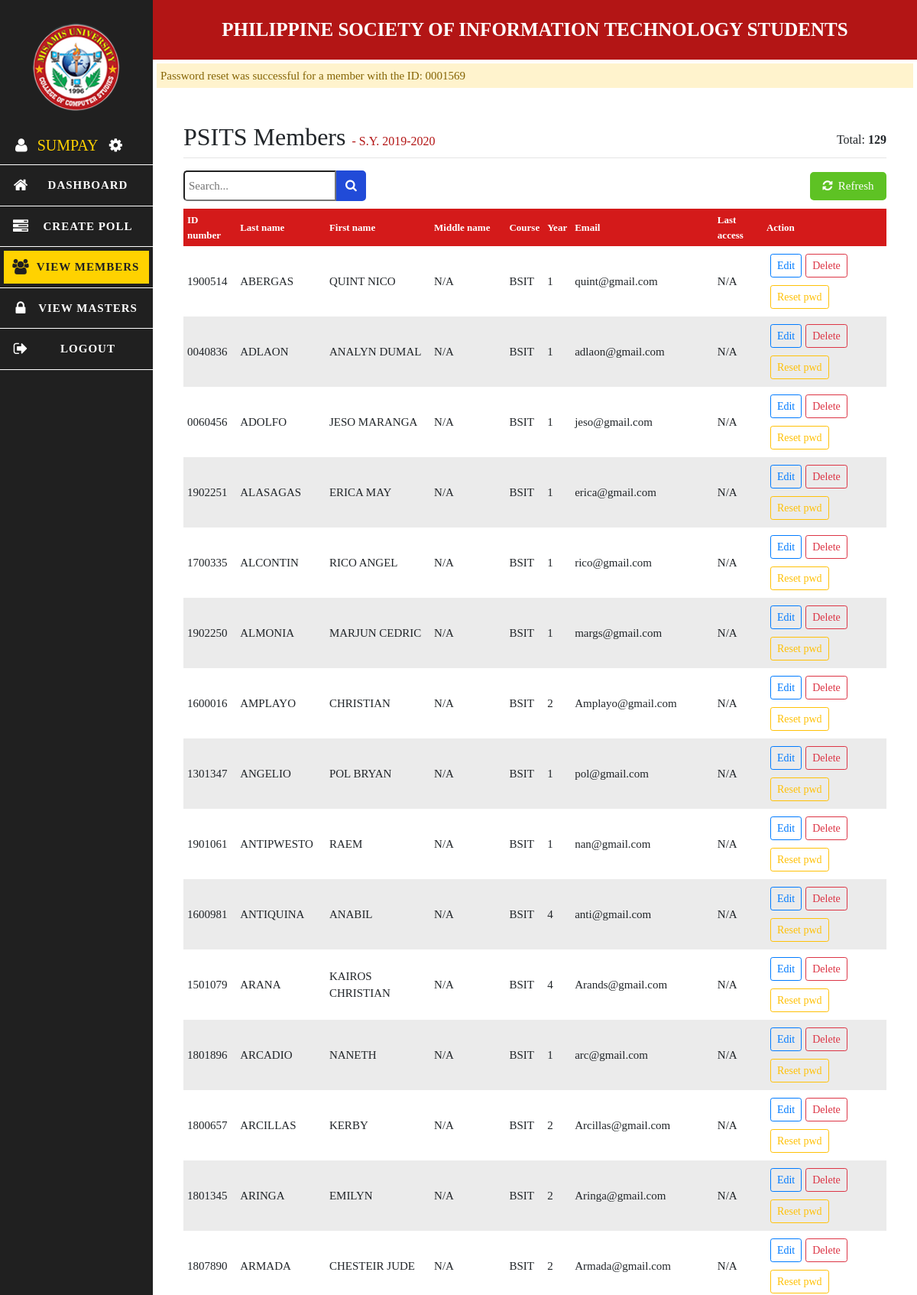
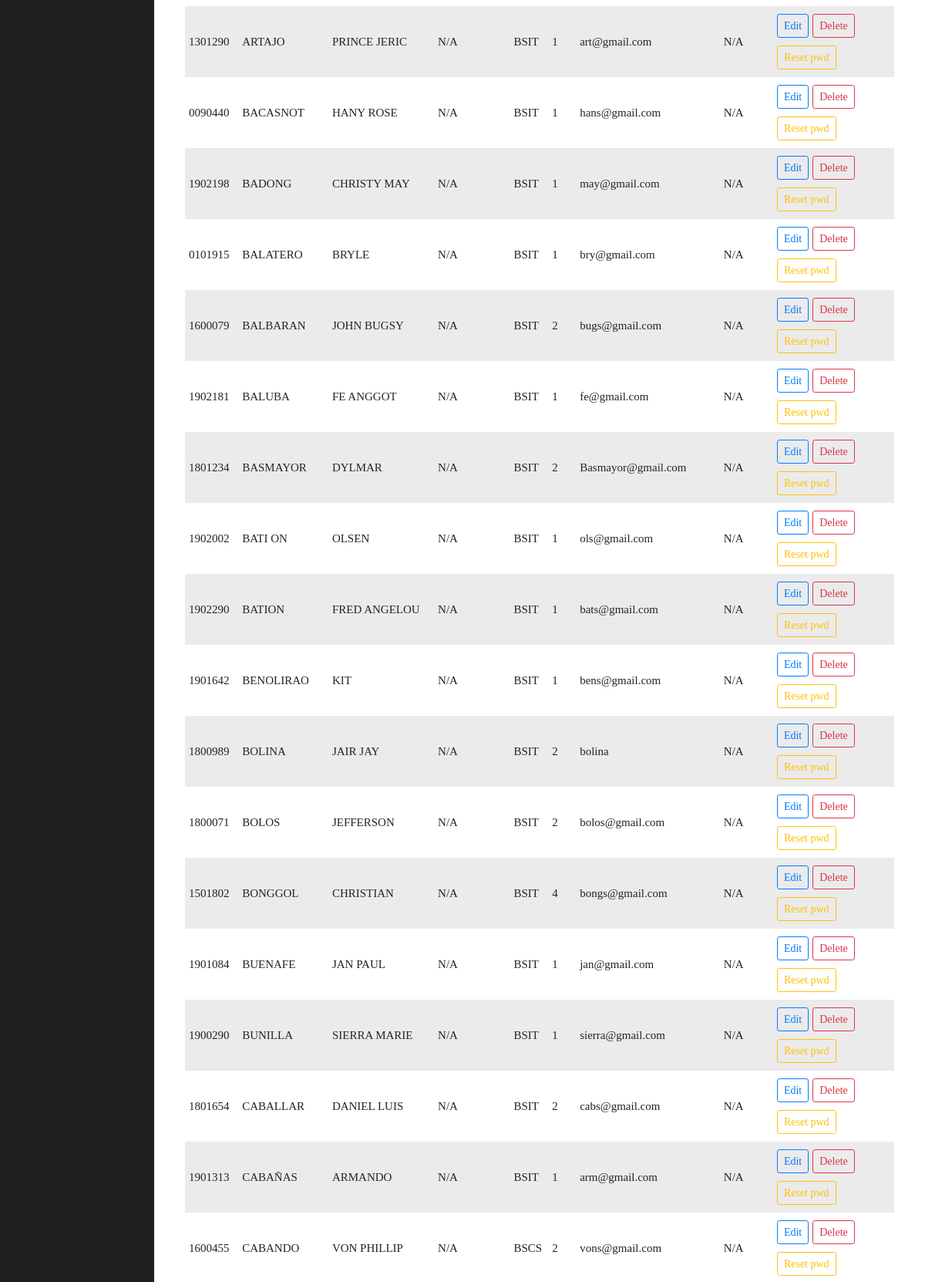
The app's page /master/viewmembers.php?resetpass=success (signed in, upper part) with its own data (2 pictures, top to bottom).
### tables this page shows
CREATE TABLE `member` (
  `idnum` varchar(7) NOT NULL,
  `lastname` varchar(30) NOT NULL,
  `firstname` varchar(50) NOT NULL,
  `midname` varchar(30) DEFAULT NULL,
  `course_id` int(1) NOT NULL,
  `year` int(1) NOT NULL,
  `email` varchar(50) NOT NULL,
  `last_access` date DEFAULT NULL,
  `password` varchar(100) DEFAULT NULL
);

CREATE TABLE `course` (
  `id` int(1) NOT NULL,
  `course_name` varchar(4) NOT NULL
);

### master/viewmembers.php (the view, shortened to what this page needs)
<!DOCTYPE html>
<html lang="en">
<head>
    <link rel="stylesheet" href="../css/main.css" />
    <link rel="stylesheet" href="../css/mobile.css" />
    <link rel="stylesheet" href="../css/styles-masters/css-viewmembers.css" />
    <link rel="stylesheet" href="../css/styles-masters/mobile/mob-viewmembers.css" />
    <link rel="stylesheet" href="../css/styles-masters/css-modal.css" />
    <link rel="stylesheet" href="../css/bootstrap.min.css" />
    <link rel="stylesheet" href="../css/font-awesome.css" />
</head>
<body>
    <?php require_once '../includes/master-dashboard.inc.php' ?>
    <?php
        if(isset($_GET['resetpass']) && isset($_SESSION['resetpass'])) {
            echo "<div class='alert-warning'>Password reset was successful for a member with the ID: ".$_SESSION['resetpass']."</div>";
        }
    ?>
        <div class="content">
            <div class='title'>
                <h2>PSITS Members <small>- S.Y. 2019-2020</small></h2>
                <div class='total'>Total<?php
                        require_once 'PHP/dbh.inc.php';
                        $sql = "SELECT idnum, lastname, firstname, midname, course_name, year, email, last_access FROM member INNER JOIN course ON member.course_id = course.id ORDER BY lastname";
                        $result = mysqli_query($con, $sql) or die("Unable to display data. Error: ".mysqli_error($con));
                        $count = mysqli_num_rows($result);
                        echo ": <b>$count</b>";
                    ?></div>
            </div>
            <hr />
            <div class='topbar'>
                <div class='search-field'>
                    <form action="PHP/master-search.php">
                        <input type="text" name='search-item' id='search-item' placeholder='Search...' <?php
                        ?>/>
                        <button type="submit" name='search'><i class='fa fa-search'></i></button>
                    </form>
                </div>
                <form class='topbar-inner' action='viewmembers.php'>
                    <button type="submit" name='submit' id='f5'><i class='fa fa-refresh'></i> &nbspRefresh</button>
                </form>
            </div>
            <div class="tab">
            <table>
                <tr style='background: #d41a1a !important; color: #fff;'>
                    <th>ID number</th>
                    <th>Last name</th>
                    <th>First name</th>
                    <th>Middle name</th>
                    <th>Course</th>
                    <th>Year</th>
                    <th>Email</th>
                    <th>Last access</th>
                    <th>Action</th>
                </tr>
                <?php
                    while($row = mysqli_fetch_assoc($result)) {
                        echo "<tr>";
                            echo "<td>".$row['idnum']."</td>";
                            echo "<td>".$row['lastname']."</td>";
                            echo "<td>".$row['firstname']."</td>";
                            if(empty($row['midname'])) {
                                echo "<td>N/A</td>";
                            } else {
                                echo "<td>".$row['midname']."</td>";
                            }
                            echo "<td>".$row['course_name']."</td>";
                            echo "<td>".$row['year']."</td>";
                            echo "<td>".$row['email']."</td>";
                            if(empty($row['last_access'])) {
                                echo "<td>N/A</td>";
                            } else {
                                echo "<td>".$row['last_access']."</td>";
                            }
                            echo "<td><a class='btn btn-sm btn-outline-primary table-btn' href='viewmembers.php?editid=".$row['idnum']."'>Edit</a><a class='btn btn-sm btn-outline-danger table-btn' href='PHP/deletemember.php?idnum=".$row['idnum']."'>Delete</a><a class='btn btn-sm btn-outline-warning table-btn' href='PHP/changepass.php?idnum=".$row['idnum']."'>Reset pwd</a></td>";
                        echo "</tr>";
                    }
                ?>
            </table>
            </div>
</body>
</html>

### css/main.css (style rules this page uses)
*, html { padding: 0; margin: auto; font-family: Tahoma; }
body { width: 100%; display: inline-block; scroll-behavior: smooth; }
a { text-decoration: none !important; }
.content { padding: 50px; }
.alert-danger, .alert-success, .alert-warning { margin: 5px !important; padding: 5px !important; font-size: 15px !important; text-align: left !important; }

### css/mobile.css (style rules this page uses)
@media only screen and (min-width: 912px) { body { display: grid !important; grid-template-columns: 200px auto; } }

### css/styles-masters/css-viewmembers.css (style rules this page uses)
.content { padding: 20px; }
h2 { font-size: 26px; margin-left: 0; }
h2 small { display: none; }
hr { margin-top: 0 !important; }
h2 small { font-size: 16px; color: #b31515; }
.title { display: grid; grid-template-columns: 1fr; }
.total { margin-right: 0; font-weight: 400; display: none; }
.topbar { display: grid; grid-template-columns: 1fr; }
#f5 { width: 100px; padding: 5px 0; font-size: 15px; cursor: pointer; border: 2px rgb(94, 194, 36) solid; background: rgb(94, 194, 36); color: #fff; border-radius: 5px; transition: .2s ease-in-out; justify-self: center; margin: 15px; }
.search-field { margin-left: 0; }
#search-item { font-size: 15px; padding: 5px; border-top-left-radius: 5px; border-bottom-left-radius: 5px; }
#search-item { width: 200px; }
.search-field form { padding: 0; display: grid; grid-template-columns: 200px auto; }
.search-field form button { padding: 6px 10px; cursor: pointer; border: 2px rgb(33, 75, 216) solid; background: rgb(33, 75, 216); color: #fff; border-top-right-radius: 5px; border-bottom-right-radius: 5px; transition: .2s ease-in-out; }
.tab { overflow: scroll; }
table { width: 100%; margin-top: 10px; font-size: 15px; margin-bottom: 40px; }
table th { font-size: 13px; }
table tr td, table tr th { padding: 5px; text-align: left; }
tr:nth-child(odd) { background: rgb(235, 235, 235); }
.table-btn { font-size: 12px; margin: 5px; margin-right: 0 !important; padding: 5px; }

### records on screen
member: idnum "1900514", lastname "ABERGAS", firstname "QUINT NICO", midname "N/A", course.course_name "BSIT", year "1", email "quint@gmail.com"
member: idnum "0040836", lastname "ADLAON", firstname "ANALYN DUMAL", midname "N/A", course.course_name "BSIT", year "1", email "adlaon@gmail.com"
member: idnum "0060456", lastname "ADOLFO", firstname "JESO MARANGA", midname "N/A", course.course_name "BSIT", year "1", email "jeso@gmail.com"
member: idnum "1902251", lastname "ALASAGAS", firstname "ERICA MAY", midname "N/A", course.course_name "BSIT", year "1", email "erica@gmail.com"
member: idnum "1700335", lastname "ALCONTIN", firstname "RICO ANGEL", midname "N/A", course.course_name "BSIT", year "1", email "rico@gmail.com"
member: idnum "1902250", lastname "ALMONIA", firstname "MARJUN CEDRIC", midname "N/A", course.course_name "BSIT", year "1", email "margs@gmail.com"
member: idnum "1600016", lastname "AMPLAYO", firstname "CHRISTIAN", midname "N/A", course.course_name "BSIT", year "2", email "Amplayo@gmail.com"
member: idnum "1301347", lastname "ANGELIO", firstname "POL BRYAN", midname "N/A", course.course_name "BSIT", year "1", email "pol@gmail.com"
member: idnum "1901061", lastname "ANTIPWESTO", firstname "RAEM", midname "N/A", course.course_name "BSIT", year "1", email "nan@gmail.com"
member: idnum "1600981", lastname "ANTIQUINA", firstname "ANABIL", midname "N/A", course.course_name "BSIT", year "4", email "anti@gmail.com"
member: idnum "1501079", lastname "ARANA", firstname "KAIROS CHRISTIAN", midname "N/A", course.course_name "BSIT", year "4", email "Arands@gmail.com"
member: idnum "1801896", lastname "ARCADIO", firstname "NANETH", midname "N/A", course.course_name "BSIT", year "1", email "arc@gmail.com"
member: idnum "1800657", lastname "ARCILLAS", firstname "KERBY", midname "N/A", course.course_name "BSIT", year "2", email "Arcillas@gmail.com"
member: idnum "1801345", lastname "ARINGA", firstname "EMILYN", midname "N/A", course.course_name "BSIT", year "2", email "Aringa@gmail.com"
member: idnum "1807890", lastname "ARMADA", firstname "CHESTEIR JUDE", midname "N/A", course.course_name "BSIT", year "2", email "Armada@gmail.com"
member: idnum "1301290", lastname "ARTAJO", firstname "PRINCE JERIC", midname "N/A", course.course_name "BSIT", year "1", email "art@gmail.com"
member: idnum "0090440", lastname "BACASNOT", firstname "HANY ROSE", midname "N/A", course.course_name "BSIT", year "1", email "hans@gmail.com"
member: idnum "1902198", lastname "BADONG", firstname "CHRISTY MAY", midname "N/A", course.course_name "BSIT", year "1", email "may@gmail.com"
member: idnum "0101915", lastname "BALATERO", firstname "BRYLE", midname "N/A", course.course_name "BSIT", year "1", email "bry@gmail.com"
member: idnum "1600079", lastname "BALBARAN", firstname "JOHN BUGSY", midname "N/A", course.course_name "BSIT", year "2", email "bugs@gmail.com"
member: idnum "1902181", lastname "BALUBA", firstname "FE ANGGOT", midname "N/A", course.course_name "BSIT", year "1", email "fe@gmail.com"
member: idnum "1801234", lastname "BASMAYOR", firstname "DYLMAR", midname "N/A", course.course_name "BSIT", year "2", email "Basmayor@gmail.com"
member: idnum "1902002", lastname "BATI ON", firstname "OLSEN", midname "N/A", course.course_name "BSIT", year "1", email "ols@gmail.com"
member: idnum "1902290", lastname "BATION", firstname "FRED ANGELOU", midname "N/A", course.course_name "BSIT", year "1", email "bats@gmail.com"
member: idnum "1901642", lastname "BENOLIRAO", firstname "KIT", midname "N/A", course.course_name "BSIT", year "1", email "bens@gmail.com"
member: idnum "1800989", lastname "BOLINA", firstname "JAIR JAY", midname "N/A", course.course_name "BSIT", year "2", email "bolina"
member: idnum "1800071", lastname "BOLOS", firstname "JEFFERSON", midname "N/A", course.course_name "BSIT", year "2", email "bolos@gmail.com"
member: idnum "1501802", lastname "BONGGOL", firstname "CHRISTIAN", midname "N/A", course.course_name "BSIT", year "4", email "bongs@gmail.com"
member: idnum "1901084", lastname "BUENAFE", firstname "JAN PAUL", midname "N/A", course.course_name "BSIT", year "1", email "jan@gmail.com"
member: idnum "1900290", lastname "BUNILLA", firstname "SIERRA MARIE", midname "N/A", course.course_name "BSIT", year "1", email "sierra@gmail.com"
member: idnum "1801654", lastname "CABALLAR", firstname "DANIEL LUIS", midname "N/A", course.course_name "BSIT", year "2", email "cabs@gmail.com"
member: idnum "1901313", lastname "CABAÑAS", firstname "ARMANDO", midname "N/A", course.course_name "BSIT", year "1", email "arm@gmail.com"
member: idnum "1600455", lastname "CABANDO", firstname "VON PHILLIP", midname "N/A", course.course_name "BSCS", year "2", email "vons@gmail.com"

### other values on screen
$_SESSION['master-username'] "SUMPAY"
$_SESSION['resetpass'] "0001569"
$count "129"
